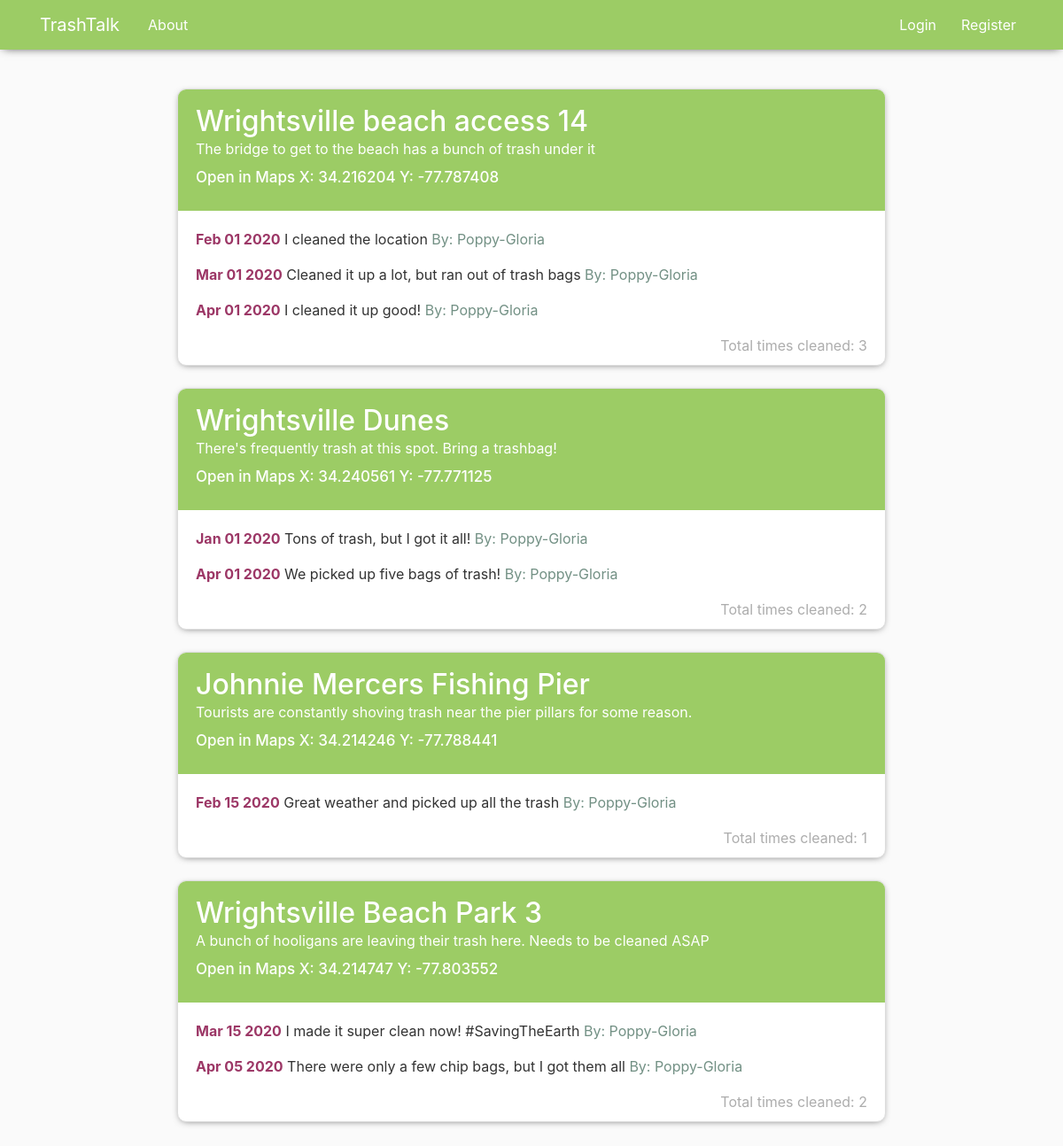
Before: / with the older database file.
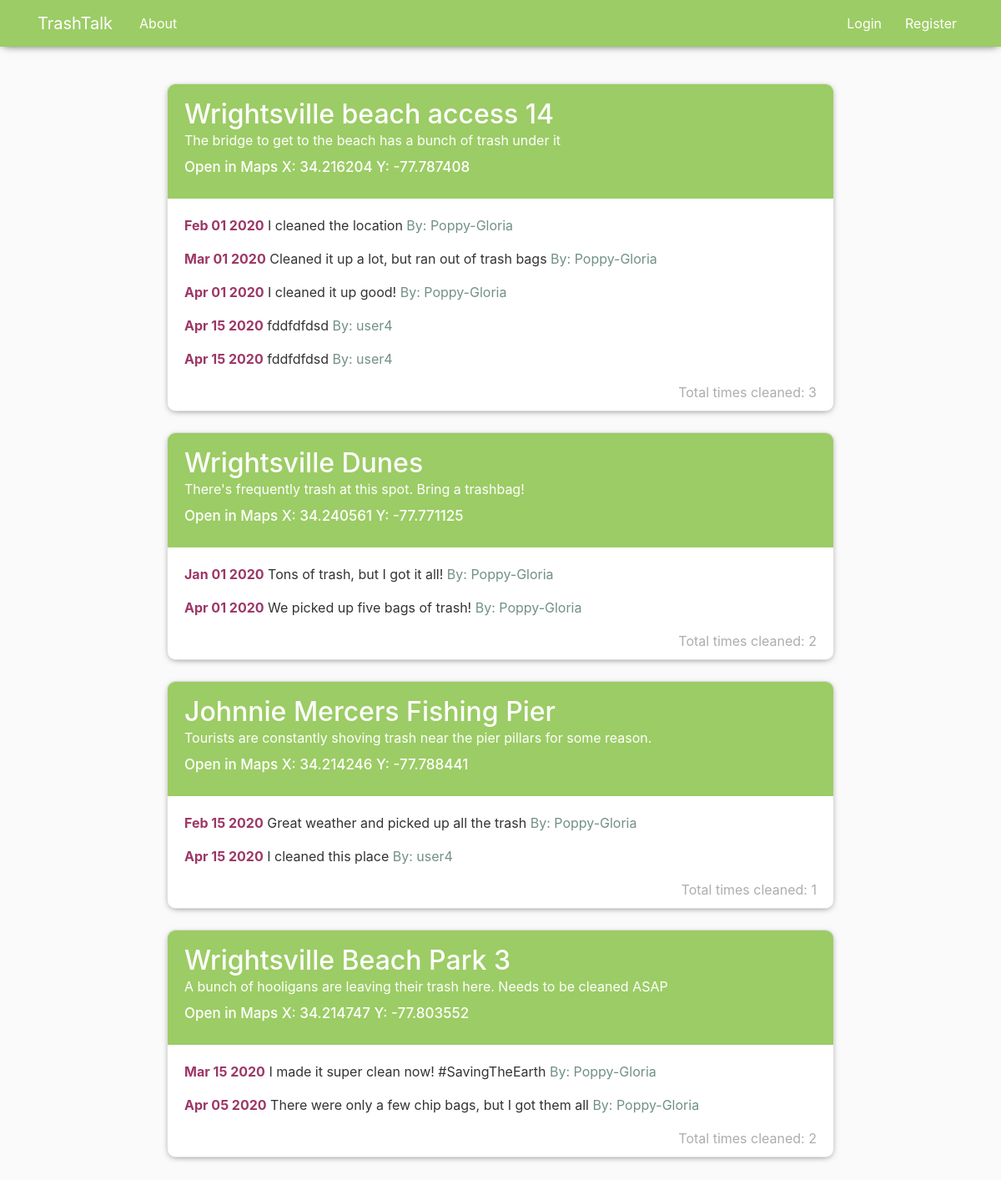
After: the same page with the newer database file.
### blog/models.py (models this page shows, shortened)
class Location(models.Model):
    l_id = models.UUIDField(primary_key=True, default=uuid.uuid4, editable=False)
    l_name = models.CharField(max_length = 100)
    x_cord = models.FloatField()
    y_cord = models.FloatField()
    description = models.TextField()
    times_cleaned = models.IntegerField()

class Cleaned(models.Model):
    l_id = models.ForeignKey(Location, on_delete = models.CASCADE)
    u_id = models.ForeignKey(User, on_delete = models.CASCADE)
    date_cleaned = models.DateTimeField(default = timezone.now)
    description = models.TextField()

### blog/views.py (the view)
# urls.py: path('', views.home, name='blog-home'),
def home(request):
    context = {
        'locations': Location.objects.all(),
        'cleaned': Cleaned.objects.all()
    }
    return render(request, 'blog/home.html', context)

### blog/templates/blog/home.html
{% extends "blog/base.html" %}
{% block content %}
    {% for loc in locations %}
        <article class="media content-section">
          <div class="media-body">
            <div class="title-blue">
            <h2><a href="{% url 'post-detail' loc.l_id %}">{{ loc.l_name }}</a></h2>
            <p class="article-content less-padding">{{loc.description}}</p>
            <a class="mr-2 clr" target="_blank" href="https://www.google.com/maps/place/{{loc.x_cord}},{{loc.y_cord}}">Open in Maps X: {{loc.x_cord}} Y: {{loc.y_cord}}</a>
            </div>
            {% for clean in cleaned %}
            {% ifequal clean.l_id.l_id loc.l_id %}
            <p><span class = "cdate">{{clean.date_cleaned|date:"M d Y"}}</span> {{clean.description}} <span class="fadegreen">By: {{clean.u_id.username}}</span></p>
            {% endifequal %}
            {% endfor %}
            <p class = "lowercount">Total times cleaned: {{loc.times_cleaned}}</p>
          </div>
        </article>
    {% endfor %}
{% endblock content %}

Changed rows visible on the page:
added Cleaned: date_cleaned "Apr 15 2020", description "fddfdfdsd", u_id.username "user4", shown under Location "Wrightsville beach access 14"
added Cleaned: date_cleaned "Apr 15 2020", description "fddfdfdsd", u_id.username "user4", shown under Location "Wrightsville beach access 14"
added Cleaned: date_cleaned "Apr 15 2020", description "I cleaned this place", u_id.username "user4", shown under Location "Johnnie Mercers Fishing Pier"
